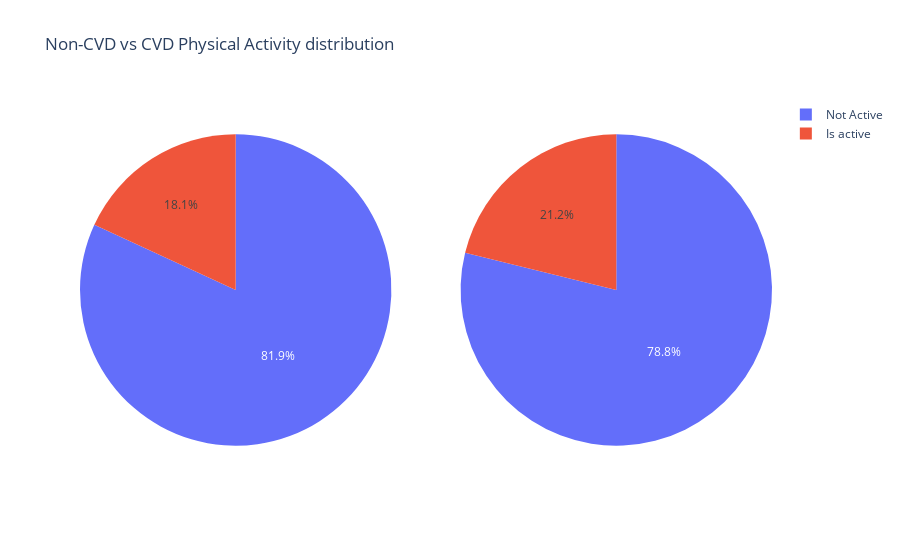

The code cell stored with this chart in its notebook:
### Markdown cell above
##### Physical activity

### Code cell
#Physical Activity
cvd = cleanedData.loc[cleanedData['cardio'] == 1, 'active'].copy()
non_cvd = cleanedData.loc[cleanedData['cardio'] == 0, 'active'].copy()

#Visualisation
fig = make_subplots(rows=1, cols=2, specs=[[{"type": "pie"}, {"type": "pie"}]])
fig.update_layout(title_text="Non-CVD vs CVD Physical Activity distribution", template="plotly_white")
fig.add_trace(go.Pie(values=non_cvd.value_counts().values,labels=['Not Active', 'Is active']),row=1, col=1)
fig.add_trace(go.Pie(values=cvd.value_counts().values,labels=['Not Active', 'Is active']),row=1, col=2)
fig.show()

### Figure 1 — Plotly figure (JSON) as saved in the notebook; plotly's stock layout.template omitted (floating-point values rounded to 4 significant figures)
{"data": [{"domain": {"x": [0, 0.45], "y": [0, 1]}, "labels": ["Not Active", "Is active"], "type": "pie", "values": [28019, 6199]}, {"domain": {"x": [0.55, 1], "y": [0, 1]}, "labels": ["Not Active", "Is active"], "type": "pie", "values": [26075, 6996]}], "layout": {"title": {"text": "Non-CVD vs CVD Physical Activity distribution"}}}
